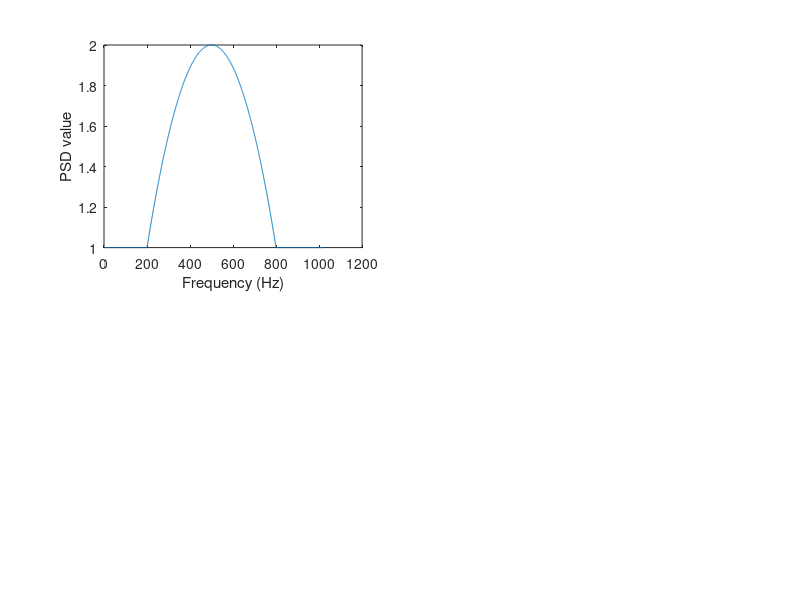

Reproduce this figure in MATLAB. (Note: this script raises an error after producing the figure.)
% In this exercise we check the SNR of signal in some noise.
% Xiao Xue, Group4, Mar 2019

addpath functions

nSamples = 4096;
sampFreq = 2048;
Time = nSamples/sampFreq;
timeVec = (0:(nSamples-1))/sampFreq;
kNyq = floor(nSamples/2)+1;
%% PSD function design and realization

% design a PSD
noisePSD = @(f) (f>=200 & f<=800).*(f-200).*(800-f)/90000+1;

% plot the noise PSD
freqVec  = (0:(kNyq-1))/Time;
psdVec = noisePSD(freqVec);

subplot(2,2,1)
plot(freqVec, psdVec)
xlabel('Frequency (Hz)')
ylabel('PSD value')

%% Normalize the signal
% create signal
sig0 = crcbgenfmsig(timeVec,1,[300,200,1,3]);

% calculate the norm
normfactor = innerprod(sig0, sig0, sampFreq, psdVec);

snr=10;
sigVec = snr*sig0/sqrt(normfactor);

subplot(2,2,2)
plot(timeVec,sigVec)
xlabel('Time (sec)')
ylabel('Normalized Signal')

%% Test the SNR
% for Null hypothesis
nH0data = 1000;
llrH0 = zeros(1,nH0data);
for lp = 1:nH0data
    noiseVec = statgaussnoisegen(nSamples,[freqVec(:),psdVec(:)],100, sampFreq);
    llrH0(lp)= innerprod(noiseVec, sigVec, sampFreq, psdVec);
end
% for Signal hypothesis
nH1data = 1000;
llrH1 = zeros(1,nH1data);
for lp = 1:nH0data
    noiseVec = statgaussnoisegen(nSamples,[freqVec(:),psdVec(:)],100, sampFreq);
    dataVec = noiseVec + sigVec;
    llrH1(lp)= innerprod(dataVec, sigVec, sampFreq, psdVec);
end

estSNR = (mean(llrH1) - mean(llrH0))/std(llrH0);

subplot(2,2,3)
histogram(llrH0);
hold on
histogram(llrH1);
xlabel('LLR');
ylabel('Counts');
legend('H0','H1');
title(['Estimated SNR = ', num2str(estSNR)]);

%% Data realization (with the last noiseVec and dataVec)
subplot(2,2,4)
plot(timeVec,dataVec)
hold on
plot(timeVec,sigVec)
xlabel('Time (sec)')
ylabel('Data and Signal')
title('Data Realization')